Frame 1 (no input): blank canvas, image omitted
Frame 60 (the mouse pressed at the canvas centre just before this capture): blank canvas, image omitted
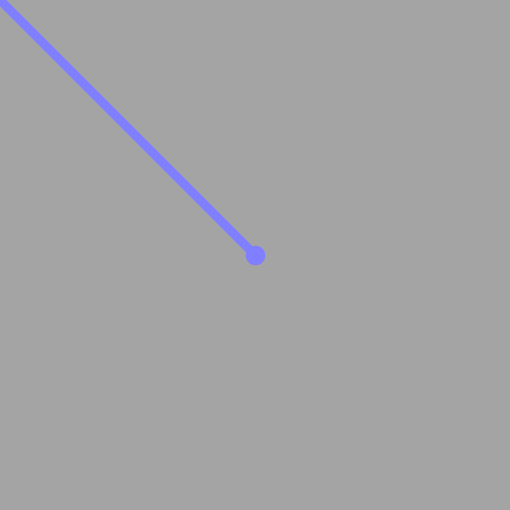
Frame 120 (the mouse held since frame 60 and released just before this capture)

The Processing sketch whose frames 1 and 60 were blank and that drew this single picture after the mouse press (run headless with seeded random() and noise(); from frame 60 on, the mouse is pressed at the canvas centre):

// Processing sketch: processing_136110
// ── processing_136110.pde

void setup(){
  size(510,510);
  background(random(0,255));
  smooth();
}

void draw(){
  
  if(mousePressed){
    color(mouseX/2, mouseY/2, (mouseX+mouseY)/2);
    stroke(mouseX/2, mouseY/2, (mouseX+mouseY)/2);
  
    strokeWeight(random(5,20));
    line(mouseX, mouseY, pmouseX, pmouseY);
  }
  
  if(keyPressed){
    color(mouseY/2, (mouseX+mouseY)/2, mouseX/2);
    stroke(mouseY/2, (mouseX+mouseY)/2, mouseX/2);
  
    strokeWeight(random(10,30));
    ellipse(mouseX, mouseY, 1, 1);
  }
}
